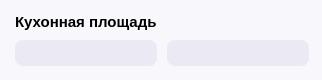
             <widget class="QWidget" name="sign_6" native="true">
              <property name="minimumSize">
               <size>
                <width>310</width>
                <height>0</height>
               </size>
              </property>
              <property name="maximumSize">
               <size>
                <width>322</width>
                <height>80</height>
               </size>
              </property>
              <property name="styleSheet">
               <string notr="true">background-color: rgb(248, 247, 252);
border: none;
border-radius: 21px;
</string>
              </property>
              <widget class="QWidget" name="layoutWidget_47">
               <property name="geometry">
                <rect>
                 <x>0</x>
                 <y>0</y>
                 <width>326</width>
                 <height>81</height>
                </rect>
               </property>
               <layout class="QVBoxLayout" name="verticalLayout_49">
                <property name="spacing">
                 <number>5</number>
                </property>
                <property name="leftMargin">
                 <number>15</number>
                </property>
                <property name="topMargin">
                 <number>9</number>
                </property>
                <property name="rightMargin">
                 <number>15</number>
                </property>
                <property name="bottomMargin">
                 <number>15</number>
                </property>
                <item>
                 <widget class="QLabel" name="label_107">
                  <property name="font">
                   <font>
                    <pointsize>11</pointsize>
                    <weight>75</weight>
                    <bold>true</bold>
                   </font>
                  </property>
                  <property name="text">
                   <string>Кухонная площадь</string>
                  </property>
                 </widget>
                </item>
                <item>
                 <layout class="QHBoxLayout" name="horizontalLayout_41">
                  <property name="spacing">
                   <number>10</number>
                  </property>
                  <item>
                   <widget class="QLabel" name="label_108">
                    <property name="minimumSize">
                     <size>
                      <width>142</width>
                      <height>26</height>
                     </size>
                    </property>
                    <property name="maximumSize">
                     <size>
                      <width>142</width>
                      <height>26</height>
                     </size>
                    </property>
                    <property name="font">
                     <font>
                      <pointsize>10</pointsize>
                      <weight>75</weight>
                      <bold>true</bold>
                     </font>
                    </property>
                    <property name="styleSheet">
                     <string notr="true">background-color: rgb(235, 233, 244);
border: none;
border-radius: 8px;</string>
                    </property>
                    <property name="frameShadow">
                     <enum>QFrame::Plain</enum>
                    </property>
                    <property name="text">
                     <string/>
                    </property>
                    <property name="margin">
                     <number>0</number>
                    </property>
                   </widget>
                  </item>
                  <item>
                   <widget class="QLabel" name="label_109">
                    <property name="minimumSize">
                     <size>
                      <width>142</width>
                      <height>26</height>
                     </size>
                    </property>
                    <property name="maximumSize">
                     <size>
                      <width>142</width>
                      <height>26</height>
                     </size>
                    </property>
                    <property name="font">
                     <font>
                      <pointsize>10</pointsize>
                      <weight>75</weight>
                      <bold>true</bold>
                     </font>
                    </property>
                    <property name="styleSheet">
                     <string notr="true">background-color: rgb(235, 233, 244);
border: none;
border-radius: 8px;</string>
                    </property>
                    <property name="frameShadow">
                     <enum>QFrame::Plain</enum>
                    </property>
                    <property name="text">
                     <string/>
                    </property>
                    <property name="margin">
                     <number>0</number>
                    </property>
                   </widget>
                  </item>
                 </layout>
                </item>
               </layout>
              </widget>
             </widget>
